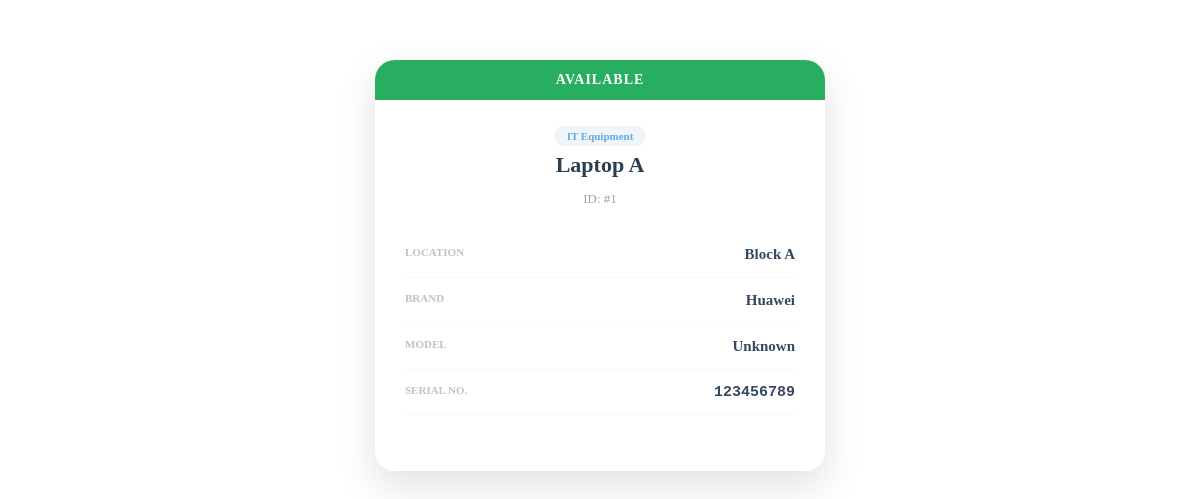
Screenshot of /asset-detail/1/ with the database file from the repository.
### core/models.py (models this page shows, shortened)
class Asset(models.Model):
    name = models.CharField(max_length=100)
    category = models.CharField(max_length=100)
    brand = models.CharField(max_length=100, null=True, blank=True)
    model = models.CharField(max_length=100, null=True, blank=True)
    serial_num = models.CharField(max_length=100, null=True, blank=True)
    location = models.CharField(max_length=100)
    status = models.CharField(max_length=20)

### core/views.py (the view)
# urls.py: path('asset-detail/<int:asset_id>/', views.asset_detail, name='asset_detail'),
def asset_detail(request, asset_id):
    from django.shortcuts import get_object_or_404
    asset = get_object_or_404(Asset, id=asset_id)
    return render(request, 'asset_detail.html', {'asset': asset})

### core/templates/asset_detail.html (shortened to what this page needs)
{% block content %}
<div class="detail-container">
    <div class="detail-card">
        <div class="status-banner {% if asset.status == 'Available' %}bg-success{% elif asset.status == 'Damaged' %}bg-danger{% else %}bg-warning{% endif %}">
            {{ asset.status|upper }}
        </div>
        <div class="detail-body">
            <div class="detail-header">
                <span class="tag-category">{{ asset.category }}</span>
                <h2>{{ asset.name }}</h2>
                <p class="asset-id">ID: #{{ asset.id }}</p>
            </div>
            <div class="info-list">
                <div class="info-row">
                    <label>Location</label>
                    <span>{{ asset.location|default:"General Office" }}</span>
                </div>
                <div class="info-row">
                    <label>Brand</label>
                    <span>{{ asset.brand|default:"---" }}</span>
                </div>
                <div class="info-row">
                    <label>Model</label>
                    <span>{{ asset.model|default:"---" }}</span>
                </div>
                <div class="info-row">
                    <label>Serial No.</label>
                    <span class="serial">{{ asset.serial_num|default:"---" }}</span>
                </div>
            </div>
        </div>
    </div>
</div>
{% endblock %}

### core/templates/asset_detail.html (style rules this page uses)
.detail-container { max-width: 450px; margin: 40px auto; padding: 20px; }
.detail-card { background: white; border-radius: 20px; box-shadow: 0 15px 40px rgba(0,0,0,0.12); overflow: hidden; }
.status-banner { padding: 12px; color: white; font-weight: 800; font-size: 14px; letter-spacing: 1px; text-align: center; }
.bg-success { background: #27ae60; }
.detail-body { padding: 30px; text-align: center; }
.detail-header h2 { font-size: 22px; color: #2c3e50; margin: 10px 0; }
.asset-id { color: #95a5a6; font-size: 13px; margin-bottom: 20px; }
.info-list { margin: 25px 0; text-align: left; }
.info-row { display: flex; justify-content: space-between; padding: 14px 0; border-bottom: 1px solid #f8f9fa; }
.info-row label { font-size: 11px; color: #bdc3c7; text-transform: uppercase; font-weight: bold; }
.info-row span { font-size: 15px; color: #34495e; font-weight: 600; }
.serial { font-family: 'Courier New', monospace; }
.tag-category { background: #f1f4f8; color: #5dade2; padding: 4px 12px; border-radius: 8px; font-size: 11px; font-weight: bold; }

### rows the page displays
Asset: status "AVAILABLE", category "IT Equipment", name "Laptop A", id "1", location "Block A", brand "Huawei", model "Unknown", serial_num "123456789"
